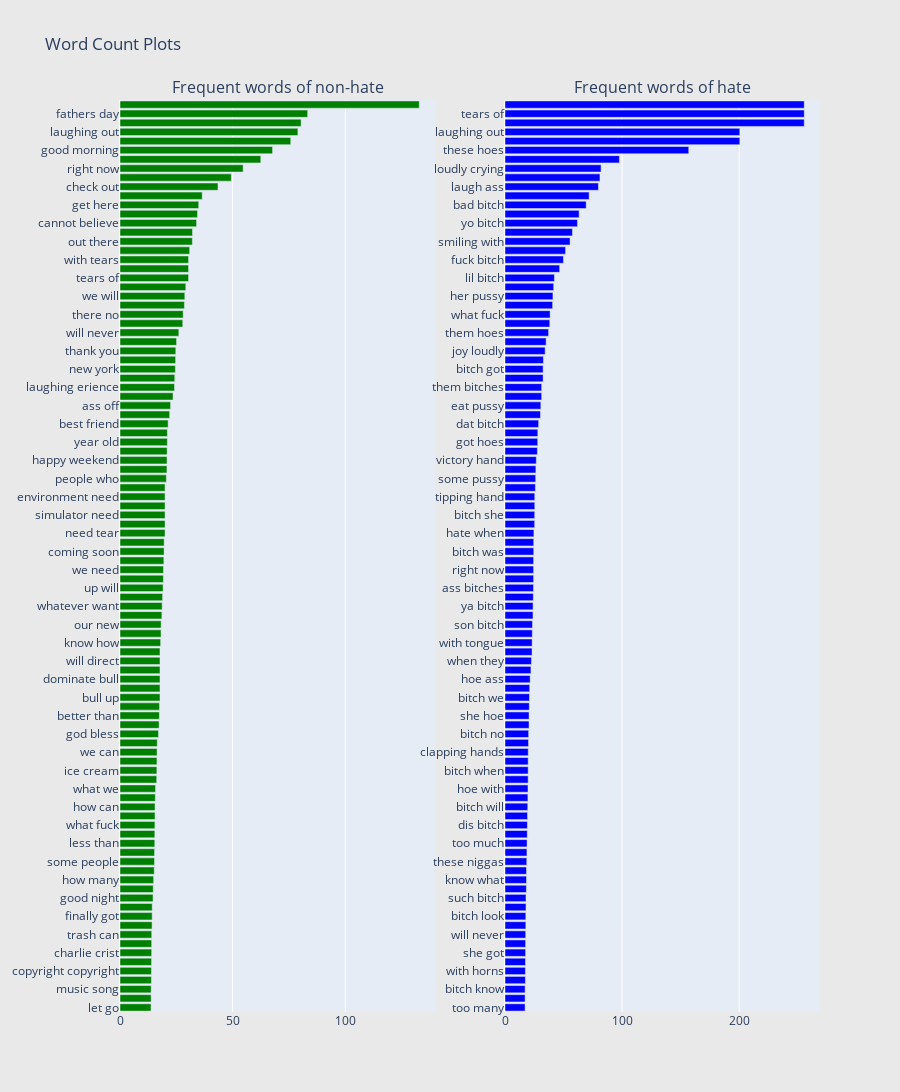

This figure's notebook cell:
### Code cell
#only 2
fig = tools.make_subplots(rows=1, cols=2, vertical_spacing=0.04,
                          subplot_titles=["Frequent words of non-hate", 
                                          "Frequent words of hate"])
fig.append_trace(trace0, 1, 1)
fig.append_trace(trace1, 1, 2)
fig['layout'].update(height=1200, width=900, paper_bgcolor='rgb(233,233,233)', title="Word Count Plots")
py.iplot(fig, filename='word-plots')

### Figure 1 — Plotly figure (JSON) as saved in the notebook; plotly's stock layout.template omitted (floating-point values rounded to 4 significant figures)
{"data": [{"marker": {"color": "green"}, "orientation": "h", "showlegend": false, "type": "bar", "x": [13.77, 13.81, 13.82, 13.93, 13.95, 14.01, 14.05, 14.05, 14.09, 14.24, 14.28, 14.3, 14.66, 14.76, 14.92, 15.19, 15.32, 15.34, 15.44, 15.46, 15.5, 15.54, 15.54, 15.67, 15.79, 16.29, 16.35, 16.41, 16.46, 16.53, 17.08, 17.33, 17.48, 17.54, 17.76, 17.76, 17.76, 17.76, 17.76, 17.76, 18.05, 18.21, 18.25, 18.59, 18.72, 18.91, 19.13, 19.27, 19.28, 19.47, 19.58, 19.6, 20.0, 20.0, 20.0, 20.0, 20.0, 20.0, 20.58, 20.83, 20.87, 20.92, 21.02, 21.02, 21.36, 22.05, 22.45, 23.54, 24.19, 24.31, 24.58, 24.68, 24.77, 25.1, 26.12, 27.85, 28.03, 28.59, 28.78, 29.22, 30.43, 30.43, 30.43, 30.92, 32.12, 32.19, 33.99, 34.42, 34.94, 36.49, 43.49, 49.41, 54.65, 62.48, 67.71, 75.79, 78.96, 80.38, 83.3, 132.8], "xaxis": "x", "y": ["let go", "early bird", "music song", "see what", "copyright copyright", "smiling with", "charlie crist", "what happened", "trash can", "was trash", "finally got", "well done", "good night", "cant wait", "how many", "when they", "some people", "next year", "less than", "away from", "what fuck", "do when", "how can", "days go", "what we", "smile smile", "ice cream", "our way", "we can", "social media", "god bless", "will make", "better than", "charlie brown", "bull up", "bull will", "dominate bull", "direct whatever", "will direct", "will dominate", "know how", "days until", "our new", "too much", "whatever want", "want do", "up will", "tear city", "we need", "happy sunday", "coming soon", "polar bear", "need tear", "gorilla simulator", "simulator need", "adapt environment", "environment need", "need adapt", "people who", "find out", "happy weekend", "more than", "year old", "flappy bird", "best friend", "laugh ass", "ass off", "know what", "laughing erience", "getting ready", "new york", "top tags", "thank you", "wait see", "will never", "what makes", "there no", "first time", "we will", "next week", "tears of", "of joy", "with tears", "happy friday", "out there", "gbp get", "cannot believe", "now playing", "get here", "last night", "check out", "looking forward", "right now", "happy bihday", "good morning", "happy fathers", "laughing out", "out loud", "fathers day", "cannot wait"], "yaxis": "y"}, {"marker": {"color": "blue"}, "orientation": "h", "showlegend": false, "type": "bar", "x": [17.15, 17.16, 17.17, 17.42, 17.42, 17.51, 17.61, 17.62, 17.7, 17.79, 17.79, 17.92, 17.94, 18.25, 18.36, 18.38, 18.62, 18.74, 18.86, 19.03, 19.12, 19.25, 19.44, 19.58, 19.66, 19.79, 19.8, 19.81, 19.86, 20.09, 20.21, 20.53, 20.57, 20.76, 20.95, 21.1, 21.5, 22.17, 22.6, 23.09, 23.18, 23.33, 23.47, 23.9, 23.98, 24.18, 24.33, 24.43, 24.43, 24.45, 24.55, 24.55, 24.67, 25.35, 25.4, 25.45, 25.45, 25.96, 26.23, 26.38, 26.75, 27.68, 27.96, 28.05, 28.74, 30.3, 30.61, 31.3, 31.32, 32.54, 32.56, 32.8, 34.3, 35.15, 37.24, 38.25, 38.54, 40.66, 40.94, 41.59, 42.2, 46.69, 49.9, 51.74, 55.58, 57.58, 61.91, 63.31, 69.34, 71.86, 79.8, 81.12, 82.05, 97.71, 157.0, 200.6, 200.6, 255.6, 255.6, 255.6], "xaxis": "x2", "y": ["too many", "fat bitch", "bitch know", "no hoes", "with horns", "how many", "she got", "last night", "will never", "fuck her", "bitch look", "shut bitch", "such bitch", "more than", "know what", "ass niggas", "these niggas", "raising hands", "too much", "blowing kiss", "dis bitch", "happy birthday", "bitch will", "got bitches", "hoe with", "some bitches", "bitch when", "fucking bitch", "clapping hands", "she was", "bitch no", "when bitches", "she hoe", "when bitch", "bitch we", "bitch what", "hoe ass", "pussy ass", "when they", "with sunglasses", "with tongue", "heart eyes", "son bitch", "some hoes", "ya bitch", "with heart", "ass bitches", "stop being", "right now", "bitch who", "bitch was", "out bitch", "hate when", "bitch get", "bitch she", "person tipping", "tipping hand", "bitches love", "some pussy", "bitch laughing", "victory hand", "ok hand", "got hoes", "raised hand", "dat bitch", "out here", "eat pussy", "bitch nigga", "them bitches", "hoes loyal", "bitch got", "bitch with", "joy loudly", "dumb bitch", "them hoes", "no bitch", "what fuck", "ass nigga", "her pussy", "white trash", "lil bitch", "hundred points", "fuck bitch", "bad bitches", "smiling with", "little bitch", "yo bitch", "ass bitch", "bad bitch", "bitch ass", "laugh ass", "ass off", "loudly crying", "these bitches", "these hoes", "out loud", "laughing out", "with tears", "tears of", "of joy"], "yaxis": "y2"}], "layout": {"annotations": [{"font": {"size": 16}, "showarrow": false, "text": "Frequent words of non-hate", "x": 0.225, "xanchor": "center", "xref": "paper", "y": 1, "yanchor": "bottom", "yref": "paper"}, {"font": {"size": 16}, "showarrow": false, "text": "Frequent words of hate", "x": 0.775, "xanchor": "center", "xref": "paper", "y": 1, "yanchor": "bottom", "yref": "paper"}], "height": 1200, "paper_bgcolor": "rgb(233,233,233)", "title": {"text": "Word Count Plots"}, "width": 900, "xaxis": {"anchor": "y", "domain": [0, 0.45]}, "xaxis2": {"anchor": "y2", "domain": [0.55, 1]}, "yaxis": {"anchor": "x", "domain": [0, 1]}, "yaxis2": {"anchor": "x2", "domain": [0, 1]}}}
